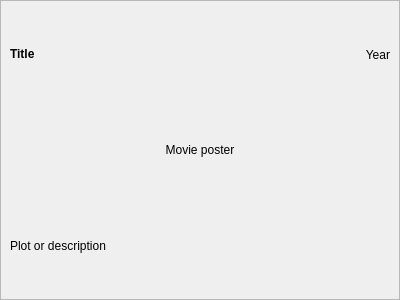
<?xml version="1.0" encoding="UTF-8"?>
<ui version="4.0">
 <class>MovieDetailsWidget</class>
 <widget class="QWidget" name="MovieDetailsWidget">
  <property name="geometry">
   <rect>
    <x>0</x>
    <y>0</y>
    <width>400</width>
    <height>300</height>
   </rect>
  </property>
  <property name="windowTitle">
   <string>Form</string>
  </property>
  <layout class="QVBoxLayout" name="verticalLayout">
   <property name="sizeConstraint">
    <enum>QLayout::SetDefaultConstraint</enum>
   </property>
   <property name="margin">
    <number>0</number>
   </property>
   <item>
    <widget class="QScrollArea" name="scrollArea">
     <property name="sizePolicy">
      <sizepolicy hsizetype="Preferred" vsizetype="Expanding">
       <horstretch>0</horstretch>
       <verstretch>0</verstretch>
      </sizepolicy>
     </property>
     <property name="widgetResizable">
      <bool>true</bool>
     </property>
     <property name="alignment">
      <set>Qt::AlignCenter</set>
     </property>
     <widget class="QWidget" name="scrollAreaWidgetContents">
      <property name="geometry">
       <rect>
        <x>0</x>
        <y>0</y>
        <width>398</width>
        <height>298</height>
       </rect>
      </property>
      <layout class="QVBoxLayout" name="verticalLayout_3">
       <item>
        <layout class="QHBoxLayout" name="horizontalLayout">
         <item>
          <widget class="QLabel" name="title">
           <property name="sizePolicy">
            <sizepolicy hsizetype="Preferred" vsizetype="Maximum">
             <horstretch>0</horstretch>
             <verstretch>0</verstretch>
            </sizepolicy>
           </property>
           <property name="font">
            <font>
             <weight>75</weight>
             <bold>true</bold>
            </font>
           </property>
           <property name="text">
            <string>Title</string>
           </property>
           <property name="wordWrap">
            <bool>true</bool>
           </property>
          </widget>
         </item>
         <item>
          <widget class="QLabel" name="year">
           <property name="sizePolicy">
            <sizepolicy hsizetype="Preferred" vsizetype="Preferred">
             <horstretch>0</horstretch>
             <verstretch>0</verstretch>
            </sizepolicy>
           </property>
           <property name="text">
            <string>Year</string>
           </property>
           <property name="alignment">
            <set>Qt::AlignRight|Qt::AlignTrailing|Qt::AlignVCenter</set>
           </property>
          </widget>
         </item>
        </layout>
       </item>
       <item>
        <widget class="QLabel" name="moviePoster">
         <property name="text">
          <string>Movie poster</string>
         </property>
         <property name="alignment">
          <set>Qt::AlignCenter</set>
         </property>
        </widget>
       </item>
       <item>
        <widget class="QLabel" name="plot">
         <property name="text">
          <string>Plot or description</string>
         </property>
         <property name="wordWrap">
          <bool>true</bool>
         </property>
        </widget>
       </item>
      </layout>
     </widget>
    </widget>
   </item>
  </layout>
 </widget>
 <resources/>
 <connections/>
</ui>
